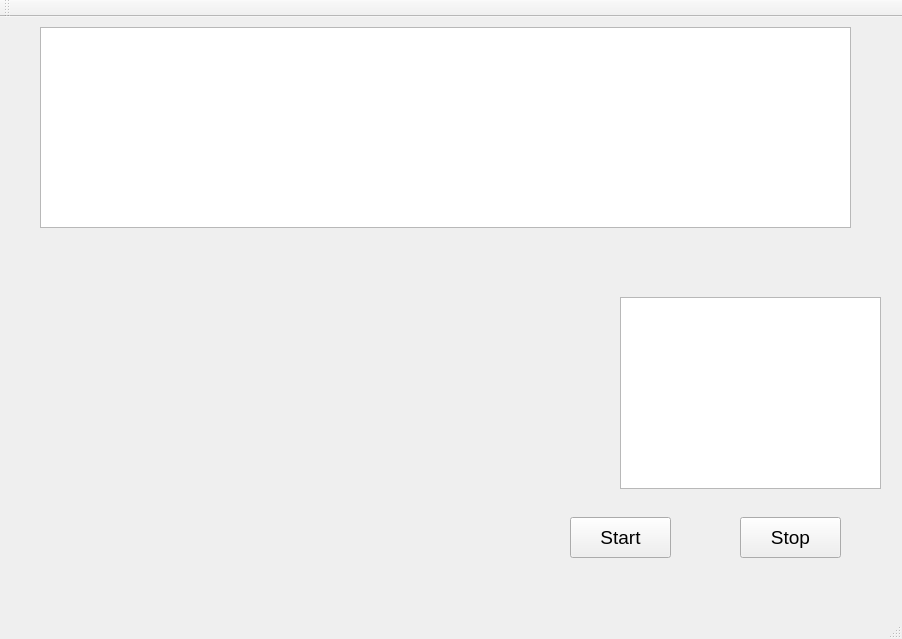
<?xml version="1.0" encoding="UTF-8"?>
<ui version="4.0">
 <class>MainWindow</class>
 <widget class="QMainWindow" name="MainWindow">
  <property name="geometry">
   <rect>
    <x>0</x>
    <y>0</y>
    <width>902</width>
    <height>639</height>
   </rect>
  </property>
  <property name="windowTitle">
   <string>MainWindow</string>
  </property>
  <widget class="QWidget" name="centralWidget">
   <widget class="QTextBrowser" name="textBrowser">
    <property name="geometry">
     <rect>
      <x>620</x>
      <y>280</y>
      <width>261</width>
      <height>192</height>
     </rect>
    </property>
   </widget>
   <widget class="QPushButton" name="startButton">
    <property name="geometry">
     <rect>
      <x>570</x>
      <y>500</y>
      <width>101</width>
      <height>41</height>
     </rect>
    </property>
    <property name="font">
     <font>
      <pointsize>14</pointsize>
     </font>
    </property>
    <property name="text">
     <string>Start</string>
    </property>
   </widget>
   <widget class="QPushButton" name="stopButton">
    <property name="geometry">
     <rect>
      <x>740</x>
      <y>500</y>
      <width>101</width>
      <height>41</height>
     </rect>
    </property>
    <property name="font">
     <font>
      <pointsize>14</pointsize>
     </font>
    </property>
    <property name="text">
     <string>Stop</string>
    </property>
   </widget>
   <widget class="QTableWidget" name="tableWidget">
    <property name="geometry">
     <rect>
      <x>40</x>
      <y>10</y>
      <width>811</width>
      <height>201</height>
     </rect>
    </property>
   </widget>
  </widget>
  <widget class="QMenuBar" name="menuBar">
   <property name="geometry">
    <rect>
     <x>0</x>
     <y>0</y>
     <width>902</width>
     <height>20</height>
    </rect>
   </property>
  </widget>
  <widget class="QToolBar" name="mainToolBar">
   <attribute name="toolBarArea">
    <enum>TopToolBarArea</enum>
   </attribute>
   <attribute name="toolBarBreak">
    <bool>false</bool>
   </attribute>
  </widget>
  <widget class="QStatusBar" name="statusBar"/>
 </widget>
 <layoutdefault spacing="6" margin="11"/>
 <resources/>
 <connections/>
</ui>
